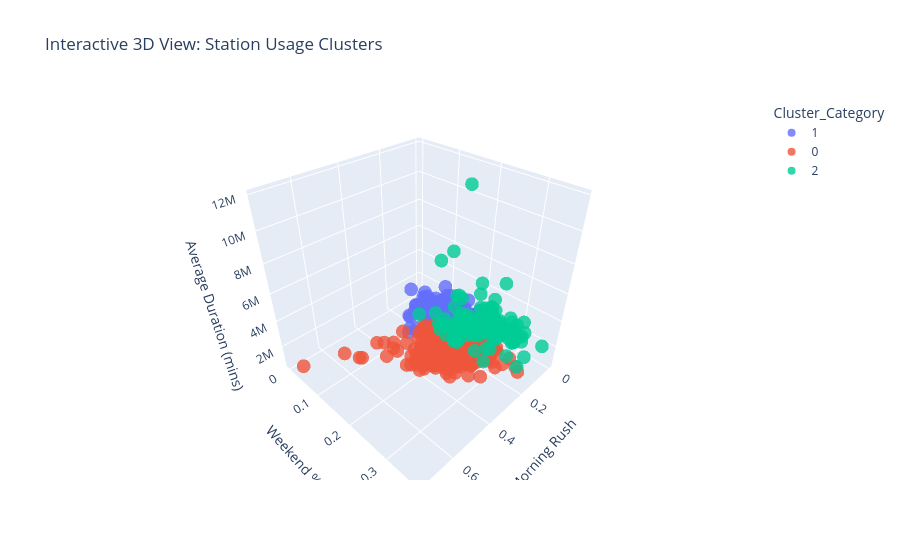

The notebook cell saved with this chart:
### Code cell
# Convert Cluster to a string so Plotly treats it as a distinct category (not a continuous number)
station_stats['Cluster_Category'] = station_stats['Cluster'].astype(str)

# Create the interactive 3D scatter plot
fig = px.scatter_3d(
    station_stats, 
    x='Pct_Morning', 
    y='Pct_Weekend', 
    z='Avg_Duration',
    color='Cluster_Category',
    title='Interactive 3D View: Station Usage Clusters',
    labels={
        'Pct_Morning': 'Morning Rush',
        'Pct_Weekend': 'Weekend %',
        'Avg_Duration': 'Average Duration (mins)'
    },
    opacity=0.8
)

# Display the plot
fig.show()
